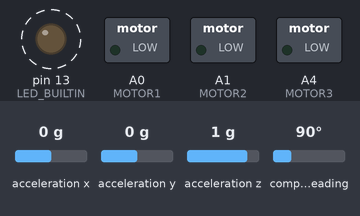
Recording of a program running on a simulated Teensy 4. Shown: switched loads named in the program (green lamp = pin HIGH), output pins drawn as LEDs (lit = HIGH). Dashed ring = blinking. Inputs (shaded band) come from the test bench; at power-on: acceleration x 0 g, acceleration y 0 g, acceleration z 1 g, compass heading 90°. Storage starts empty; what the program prints to the serial monitor is not drawn.

Above: at 4.64 s.
Timing chart, 0 to 7.5 s (numbered marks = the images above):
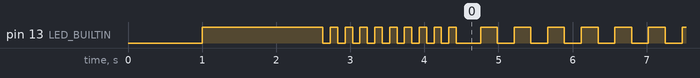

The program:

main.cpp
```cpp
#include <Arduino.h>
#include <Wire.h>
#include <SPI.h>
#include <Adafruit_Sensor.h>
#include <Adafruit_BNO055.h>
#include <SoftwareSerial.h>
#include <utility/imumaths.h>

#define USESD

#ifdef USESD
#include <SD.h>
#endif

#define SAMPLERATE_DELAY_MS 100

#define MOTOR1 14
#define MOTOR2 15
#define MOTOR3 18
#define MOTOR1R 19
#define MOTOR2R 20
#define MOTOR3R 21

Adafruit_BNO055 bno = Adafruit_BNO055(55, 0x28, &Wire1);

uint16_t packetCount = 0;
double missionTime;
bool ledOn;
uint8_t calibration;
uint16_t blinkRate;
double smoothingFactor = 0.75;
// std::vector<double> smoothOrientation;
// std::vector<double> initialOrientation;
// struct gyroStruct
// {
// 	float x;
// 	float y;
// 	float z;
// };

// struct gyroStruct smoothOrientation;

double accelx;
double accely;
double accelz;
double orientx;
double orienty;
double orientz;

double initialOrientation;
double radialOrient;
double tangentialOrient;

bool calibrated, initialized, calibrating;
int oriented1, oriented2, oriented3; //0 for untested, 1 for helpful, 2 for hurtful
double resultCurrent, resultPrevious;
double tolerance = 0.1;

int hasChanged (double currentOrient, double initialOrient);
void driveMotor (int motorNumber, int direction);
void resetCalibration();
void calibrateLeveler();

void setup() {
	Serial.begin(9600);
	delay(1000);
	Serial.println("Beginning Payload Autogyro Drop Test...");
	pinMode(LED_BUILTIN, OUTPUT);
	digitalWrite(LED_BUILTIN, HIGH);
	delay(500);
	ledOn = true;

	pinMode(MOTOR1, OUTPUT);
	pinMode(MOTOR2, OUTPUT);
	pinMode(MOTOR3, OUTPUT);

	// digitalWrite(MOTOR1, HIGH);
	// digitalWrite(MOTOR2, HIGH);
	// digitalWrite(MOTOR3, HIGH);
	// while(1);

	if (!bno.begin(bno.OPERATION_MODE_NDOF)) {
		Serial.println("BNO055 Not Detected...");
		while(1);
	}
	else {
		Serial.println("BNO055 Detected");
	}

	delay(1000);
	bno.setExtCrystalUse(true);

	#ifdef USESD
	SD.begin(BUILTIN_SDCARD);

	File dataFile = SD.open("datalog.txt", FILE_WRITE);
	if (dataFile) {
		dataFile.println("LEVELLING TEST FSW INITIALIZED");
		dataFile.println(" , , Acceleration, , , Orientation, ");
		dataFile.println("Packet, Time, x, y, z, x, y, z");
		dataFile.close();
	}
	else {
		Serial.println("Could not open datalog.txt");
	}
	#endif

	for (int i = 0; i < 10; i++) {
		digitalWrite(LED_BUILTIN, HIGH);
		delay(100);
		digitalWrite(LED_BUILTIN, LOW);
		delay(100);
	}
}

void loop() {
	if (calibration >= 8) {
		blinkRate = 2;
	}
	else {
		blinkRate = 20;
	}
	if (packetCount % blinkRate == 0) {
		if (ledOn) {
			ledOn = false;
			digitalWrite(LED_BUILTIN, LOW);
		}
		else {
			ledOn = true;
			digitalWrite(LED_BUILTIN, HIGH);
		}
	}

	packetCount++;
	missionTime = millis()/1000.0;

	// Read Accelerometer and Magnetometer data from IMU
	sensors_event_t accelEvent;
	sensors_event_t orientEvent;
	bno.getEvent(&accelEvent, Adafruit_BNO055::VECTOR_ACCELEROMETER);
	bno.getEvent(&orientEvent);
	uint8_t sys, gyro, accel, mag = 0;
	bno.getCalibration(&sys, &gyro, &accel, &mag);
	calibration = sys + gyro + accel + mag;

	accelx = smoothingFactor * accelEvent.acceleration.x + (1 - smoothingFactor) * accelx;
	accely = smoothingFactor * accelEvent.acceleration.y + (1 - smoothingFactor) * accely;
	accelz = smoothingFactor * accelEvent.acceleration.z + (1 - smoothingFactor) * accelz;
	orientx = orientEvent.orientation.x;
	orienty = orientEvent.orientation.y;
	orientz = orientEvent.orientation.z;

	radialOrient = accely;
	tangentialOrient = accelz;
	resultCurrent = sqrt(pow((radialOrient), 2) + pow(tangentialOrient, 2)); // Resultant vector

	// if (resultCurrent >= 1.0) { // while the resultant acceleration is greater than 1.0 m/s^2. This is over estimate, 5 degrees seems to be closer to 1.75 m/s^2
	// 	calibrateLeveler();

	// 	if (oriented1 != 0 && oriented2 != 0 && oriented3 != 0) {
	// 		if (oriented1 == 1) {
	// 			driveMotor(1, 1);
	// 		}
	// 		else if (oriented1 == 2) {
	// 			driveMotor(1, 2);
	// 		}
	// 		if (oriented2 == 1) {
	// 			driveMotor(2, 1);
	// 		}
	// 		else if (oriented2 == 2) {
	// 			driveMotor(2, 2);
	// 		}
	// 		if (oriented3 == 1) {
	// 			driveMotor(3, 1);
	// 		}
	// 		else if (oriented3 == 2) {
	// 			driveMotor(3, 2);
	// 		}
	// 		if (hasChanged(resultCurrent, resultPrevious) != 1) {
	// 			resetCalibration();
	// 		}
	// 	}
	// }
	// else {
	// 	driveMotor(1, 0);
	// 	driveMotor(2, 0);
	// 	driveMotor(3, 0);
	// }

	String packet = "";
	packet += String(packetCount);
	packet += ",";
	packet += String(missionTime);
	packet += ",";
	packet += String(accelEvent.acceleration.x);
	packet += ",";
	packet += String(accelEvent.acceleration.y);
	packet += ",";
	packet += String(accelEvent.acceleration.z);
	packet += ",";
	packet += String(orientEvent.orientation.x);
	packet += ",";
	packet += String(orientEvent.orientation.y);
	packet += ",";
	packet += String(orientEvent.orientation.z);
	packet += ",";
	packet += String(calibration);
	packet += ",";
	packet += String(resultCurrent);
	Serial.println(packet);

	String debugPacket = "";
	debugPacket += String(calibrated);
	debugPacket += ",";
	debugPacket += String(initialized);
	debugPacket += ",";
	debugPacket += String(oriented1);
	debugPacket += ",";
	debugPacket += String(oriented2);
	debugPacket += ",";
	debugPacket += String(oriented3);
	debugPacket += ",";
	debugPacket += String(resultPrevious);
	debugPacket += ",";
	debugPacket += String("");
	Serial.println(debugPacket);

	#ifdef USESD
	File dataFile = SD.open("datalog.txt", FILE_WRITE);
	if (dataFile) {
		dataFile.println(packet);
		dataFile.close();
	}
	else {
		//Serial.println("Could not open datalog.txt");
	}
	#endif

	resultPrevious = resultCurrent;
	delay(SAMPLERATE_DELAY_MS);
}

// Return 0 for no change
// Return 1 for good change
// Return 2 for bad change
int hasChanged (double currentOrient, double previousOrient) {
	if (previousOrient - currentOrient > tolerance) {
		return 1;
	}
	else if (previousOrient - currentOrient < -tolerance) {
		return 2;
	}
	else {
		return 0;
	}
}

void driveMotor (int motorNumber, int direction) {
	int onPin, reversePin;
	if (motorNumber == 1) {
		onPin = MOTOR1;
		reversePin = MOTOR1R;
	}
	else if (motorNumber == 2) {
		onPin = MOTOR2;
		reversePin = MOTOR2R;
	}
	else if (motorNumber == 3) {
		onPin = MOTOR3;
		reversePin = MOTOR3R;
	}
	if (direction == 0) {
		digitalWrite(onPin, LOW);
	}
	else if (direction == 1) {
		digitalWrite(reversePin, LOW);
		digitalWrite(onPin, HIGH);
	}
	else if (direction == 2) {
		digitalWrite(reversePin, HIGH);
		digitalWrite(onPin, HIGH);
	}
}

void resetCalibration() {
	oriented1 = 0;
	oriented2 = 0;
	oriented3 = 0;

	driveMotor(1, 0);
	driveMotor(2, 0);
	driveMotor(3, 0);
}

void calibrateLeveler() {
	if (!calibrated && calibration >= 8) {
		calibrated = true;
		digitalWrite(LED_BUILTIN, HIGH);
		delay(5000);
		digitalWrite(LED_BUILTIN, LOW);
	}

	if (calibrated && !initialized) {
		initialOrientation = sqrt(pow((radialOrient), 2) + pow(tangentialOrient, 2)); // Resultant vector
		initialized = true;
	}

	if (initialized && oriented1 == 0) {
		driveMotor(1, 1);
		bool helping = hasChanged(resultCurrent, resultPrevious);
		if (helping != 0) {
			oriented1 = helping;
			driveMotor(1, 0);
		}
	}

	else if (oriented1 != 0 && oriented2 == 0) {
		driveMotor(2, 1);
		bool helping = hasChanged(resultCurrent, resultPrevious);
		if (helping != 0) {
			oriented2 = helping;
			driveMotor(2, 0);
		}
	}

	else if (oriented2 != 0 && oriented3 == 0) {
		driveMotor(3, 1);
		bool helping = hasChanged(resultCurrent, resultPrevious);
		if (helping != 0) {
			oriented3 = helping;
			driveMotor(3, 0);
		}
	}
}
```

Measured:
- by itself, pin 13 (LED_BUILTIN): goes 9 × (LOW 0.10 s, HIGH 0.10 s), LOW 0.33 s, 276 × (HIGH 0.23 s, LOW 0.23 s), then HIGH
